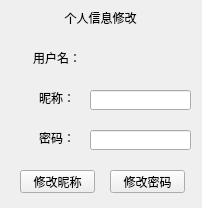
<?xml version="1.0" encoding="UTF-8"?>
<ui version="4.0">
 <class>AlterInfo</class>
 <widget class="QWidget" name="AlterInfo">
  <property name="geometry">
   <rect>
    <x>0</x>
    <y>0</y>
    <width>202</width>
    <height>208</height>
   </rect>
  </property>
  <property name="windowTitle">
   <string>个人信息修改</string>
  </property>
  <property name="windowIcon">
   <iconset resource="fivechessclient.qrc">
    <normaloff>:/new/prefix1/src/Icon.png</normaloff>:/new/prefix1/src/Icon.png</iconset>
  </property>
  <widget class="QLabel" name="Title">
   <property name="geometry">
    <rect>
     <x>0</x>
     <y>10</y>
     <width>201</width>
     <height>16</height>
    </rect>
   </property>
   <property name="text">
    <string>个人信息修改</string>
   </property>
   <property name="alignment">
    <set>Qt::AlignCenter</set>
   </property>
  </widget>
  <widget class="QLabel" name="label">
   <property name="geometry">
    <rect>
     <x>30</x>
     <y>50</y>
     <width>54</width>
     <height>16</height>
    </rect>
   </property>
   <property name="text">
    <string>用户名：</string>
   </property>
   <property name="alignment">
    <set>Qt::AlignCenter</set>
   </property>
  </widget>
  <widget class="QLabel" name="Name">
   <property name="geometry">
    <rect>
     <x>30</x>
     <y>90</y>
     <width>54</width>
     <height>16</height>
    </rect>
   </property>
   <property name="text">
    <string>昵称：</string>
   </property>
   <property name="alignment">
    <set>Qt::AlignCenter</set>
   </property>
  </widget>
  <widget class="QLabel" name="PassWord">
   <property name="geometry">
    <rect>
     <x>30</x>
     <y>130</y>
     <width>54</width>
     <height>16</height>
    </rect>
   </property>
   <property name="text">
    <string>密码：</string>
   </property>
   <property name="alignment">
    <set>Qt::AlignCenter</set>
   </property>
  </widget>
  <widget class="QPushButton" name="alterName">
   <property name="geometry">
    <rect>
     <x>20</x>
     <y>170</y>
     <width>75</width>
     <height>23</height>
    </rect>
   </property>
   <property name="text">
    <string>修改昵称</string>
   </property>
  </widget>
  <widget class="QLabel" name="Username">
   <property name="geometry">
    <rect>
     <x>90</x>
     <y>50</y>
     <width>101</width>
     <height>16</height>
    </rect>
   </property>
   <property name="text">
    <string/>
   </property>
   <property name="alignment">
    <set>Qt::AlignCenter</set>
   </property>
  </widget>
  <widget class="QPushButton" name="alterPassWd">
   <property name="geometry">
    <rect>
     <x>110</x>
     <y>170</y>
     <width>75</width>
     <height>23</height>
    </rect>
   </property>
   <property name="text">
    <string>修改密码</string>
   </property>
  </widget>
  <widget class="QLineEdit" name="InputName">
   <property name="geometry">
    <rect>
     <x>90</x>
     <y>90</y>
     <width>101</width>
     <height>20</height>
    </rect>
   </property>
   <property name="maxLength">
    <number>10</number>
   </property>
  </widget>
  <widget class="QLineEdit" name="InputPassWd">
   <property name="geometry">
    <rect>
     <x>90</x>
     <y>130</y>
     <width>101</width>
     <height>20</height>
    </rect>
   </property>
   <property name="maxLength">
    <number>10</number>
   </property>
   <property name="echoMode">
    <enum>QLineEdit::Password</enum>
   </property>
  </widget>
 </widget>
 <resources>
  <include location="fivechessclient.qrc"/>
 </resources>
 <connections/>
</ui>
